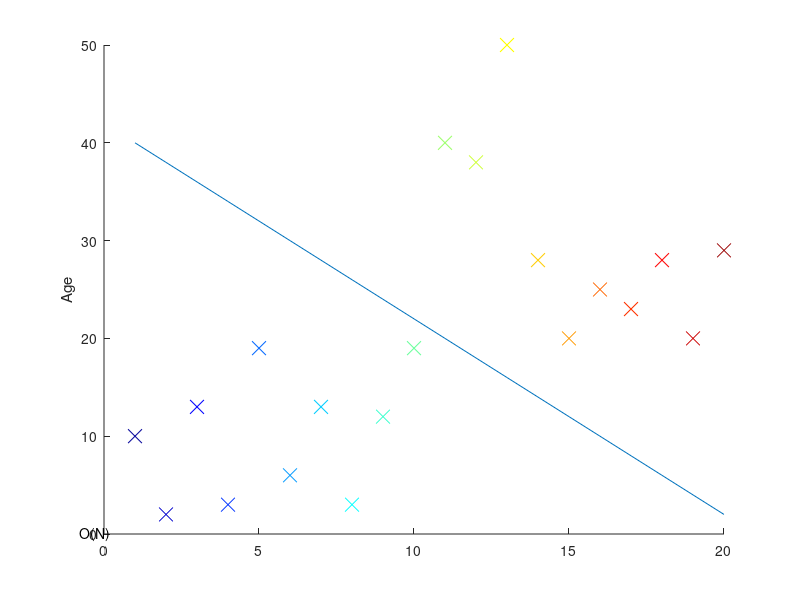

The MATLAB source for this figure:
clc
clear all
clf;
rand_10x1_data1 = randi([500,2500],1,10);
 rand_10x1_data2 =randi([100,400],1,10);
 x = sort(rand_10x1_data1);
 y = sort(rand_10x1_data2);
 y1=0:40:400-1;
 s = 36 - 30*log (x.^2 + y.^2);
 hold on
 h = scatter (x, y,  "s", "filled");
 plot(6*y1,y1)

 title ({"Housing Price Prediction."});
 xlabel('Size in Feet')
ylabel("Price($)\nin 1000's")
hold off
y=malig=randp(.5,1,10);
x=tumorSize=1:10;
 scatter(x,y,100,sqrt ( y.^2),'filled')
 labelX=xlabel('Tumor Size');
title ({"Breast cancer (malignant,belign)"});
text(-.8,0,'O(N)')
ylabel("Malignant")
clf
hold on
x=1:20;
y=randi([1,20],1,10);
z=randi([20,50],1,10);
yz=[y,z];
color=colormap (jet (20));
 scatter(x,yz,100,color,'x')
#title ({"Breast cancer (malignant,belign)"});
text(-.8,0,'O(N)')
ylabel("Age")
plot(x,40:-2:1)
 shg